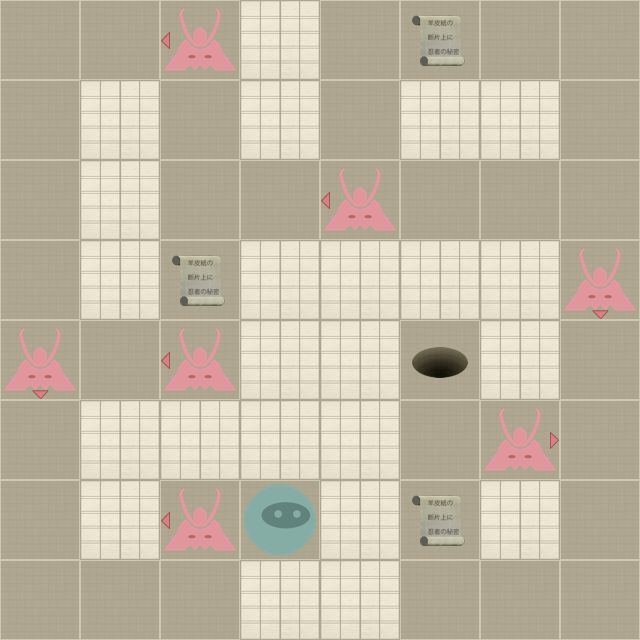

This game map was drawn from its Tiled (.tmx) file and the tilesets committed beside it. A one-line description and the trimmed map source follow:
An orthogonal 8x8 tile map with 80x80 px tiles, 2 tile layers (Level, Actors).

<map version="1.0" orientation="orthogonal" width="8" height="8" tilewidth="80" tileheight="80">
 <properties>
  <property name="moves" value="38" />
 </properties>
 <tileset firstgid="1" name="tiles" tilewidth="80" tileheight="80" spacing="2" margin="2">
  <image source="tiles-hd.png" width="512" height="512" />
  <tile id="0">
   <properties>
    <property name="actor" value="exit" />
   </properties>
  </tile>
  <tile id="2">
   <properties>
    <property name="actor" value="guard" />
    <property name="direction" value="down" />
   </properties>
  </tile>
  <tile id="3">
   <properties>
    <property name="actor" value="guard" />
    <property name="direction" value="left" />
   </properties>
  </tile>
  <tile id="4">
   <properties>
    <property name="actor" value="guard" />
    <property name="direction" value="right" />
   </properties>
  </tile>
  <tile id="5">
   <properties>
    <property name="actor" value="guard" />
    <property name="direction" value="up" />
   </properties>
  </tile>
  <tile id="7">
   <properties>
    <property name="actor" value="player" />
   </properties>
  </tile>
  <tile id="8">
   <properties>
    <property name="actor" value="scroll" />
   </properties>
  </tile>
  <tile id="9">
   <properties>
    <property name="wall" value="1" />
   </properties>
  </tile>
 </tileset>
 <layer name="Level" width="8" height="8">
  <data>[64 cells, 64 non-empty, 2 distinct tile ids]</data>
 </layer>
 <layer name="Actors" width="8" height="8">
  <data>[64 cells, 12 non-empty, 6 distinct tile ids]</data>
 </layer>
</map>
